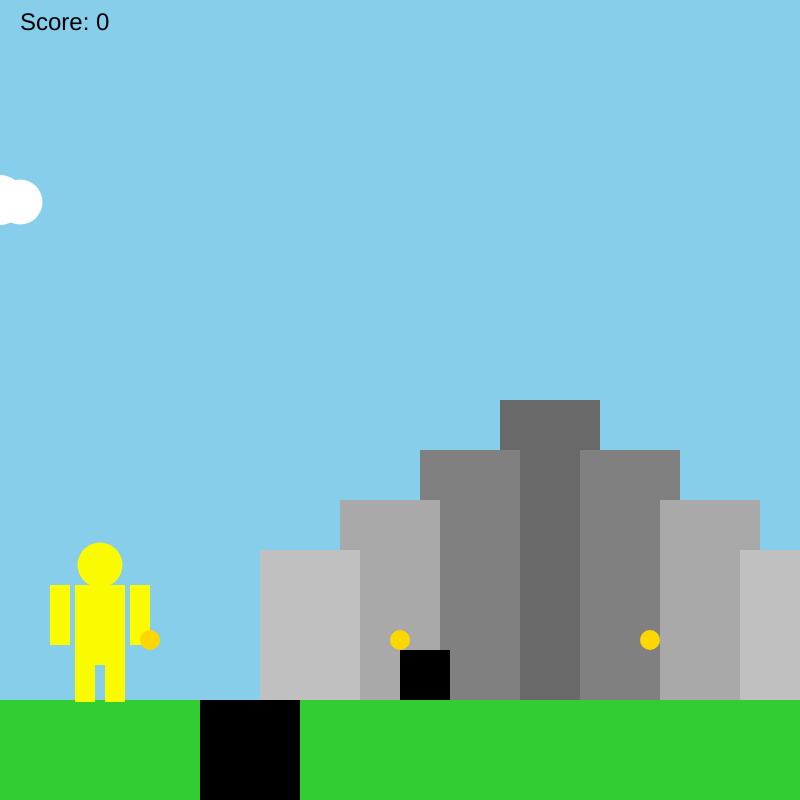
Frame 1 (no input)
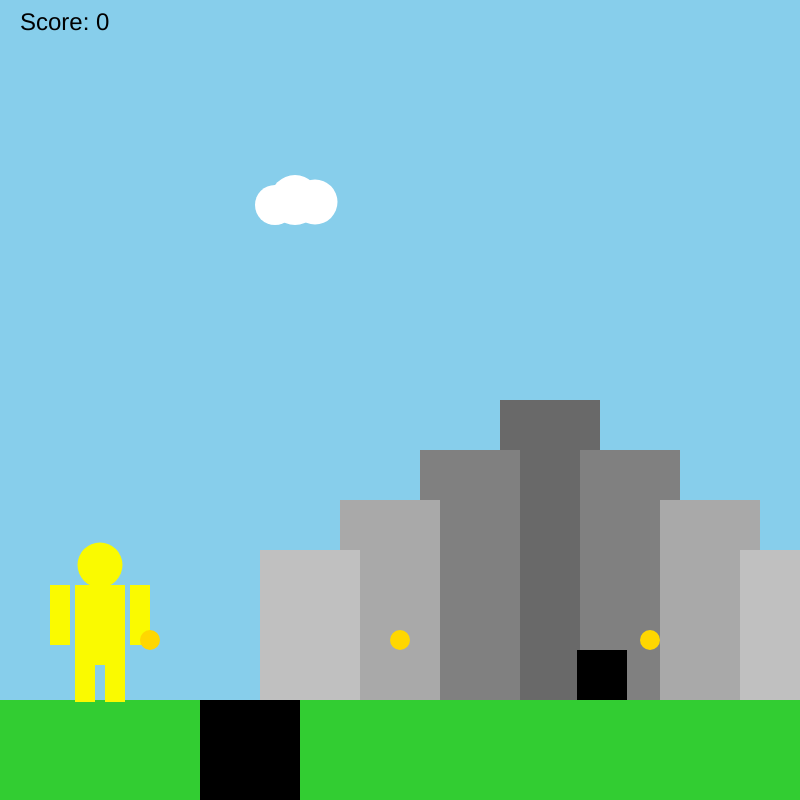
Frame 60 (no input)
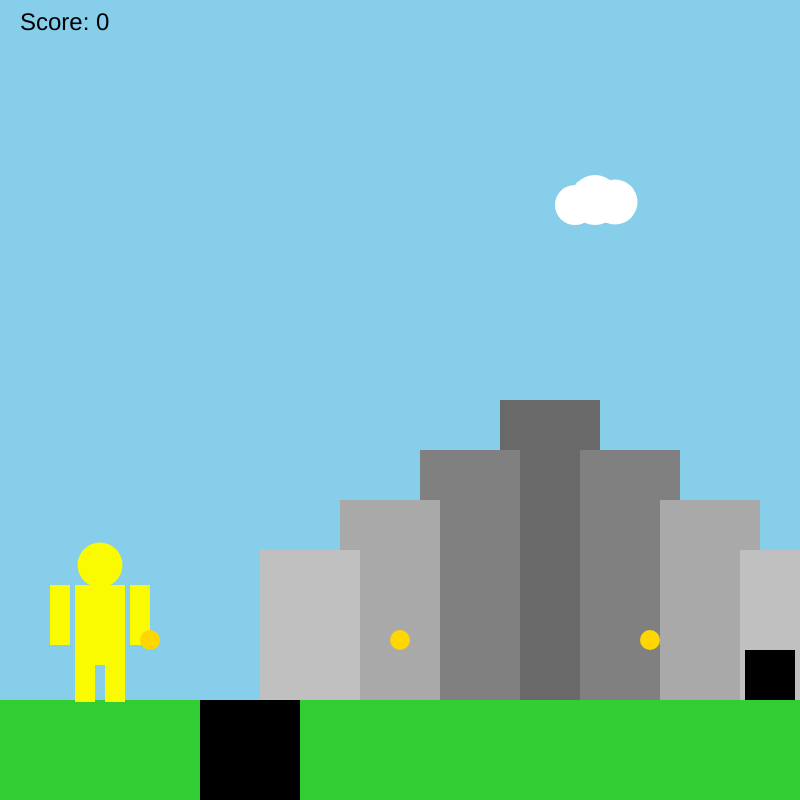
Frame 120 (the mouse pressed at the canvas centre since frame 60)

The p5.js sketch that drew these frames (run headless with seeded random() and noise() and a simulated clock; from frame 60 on, the mouse is pressed at the canvas centre):

// p5.js sketch
// ── sketch.js
let cloud = {
  speed: 5,
  y: 200,
  x: 0
};

let character = {
  x: 100,
  y: 645,
  speed: 5,
  canMove: true,
  isJumping: false,
  jumpSpeed: -15,
  gravity: 0.8,
  velocityY: 0
};

let enemy = {
  x: 400,
  y: 660,
  size: 50,
  speed: 3,
  alive: true
};

let coins = [
  { x: 150, y: 640, size: 20, collected: false },
  { x: 400, y: 640, size: 20, collected: false },
  { x: 650, y: 640, size: 20, collected: false }
];

let score = 0; //гребаный счетчик очков

let gameObjects = {
  sceneryObjects: [
    function drawCloud() {
      noStroke();
      fill(255);
      circle(cloud.x, cloud.y, 50);
      circle(cloud.x - 20, cloud.y + 5, 40);
      circle(cloud.x + 20, cloud.y + 2, 45);
    },

    function drawMountain() {
      noStroke();
      fill("#696969");
      rect(500, 400, 100, 300);

      fill("#808080");
      rect(420, 450, 100, 300);
      rect(580, 450, 100, 300);

      fill("#A9A9A9");
      rect(340, 500, 100, 300);
      rect(660, 500, 100, 300);

      fill("#C0C0C0");
      rect(260, 550, 100, 300);
      rect(740, 550, 100, 300);
    },

    function drawGround() {
      fill("#32CD32");
      rect(0, 700, 800, 100);
    },

    function drawCanyon() {
      fill(0);
      square(200, 700, 100);
    }
  ]
};

function drawCharacter() {
  fill(250, 250, 0);
  if (keyIsDown(65)) {
    circle(character.x - 10, character.y - 80, 45); //гребаная голова
    rect(character.x - 40, character.y - 60, 20, 60); //гребаная левая рука
    rect(character.x + 30, character.y - 60, 20, 60); //гребаная правая рука
  } else if (keyIsDown(68)) {
    circle(character.x + 10, character.y - 80, 45); //гребаная голова
    rect(character.x - 50, character.y - 60, 20, 60); //гребаная левая рука
    rect(character.x + 20, character.y - 60, 20, 60); //гребаная правая рука
  } else {
    circle(character.x, character.y - 80, 45); //гребаная голова
    rect(character.x - 50, character.y - 60, 20, 60); //гребаная левая рука
    rect(character.x + 30, character.y - 60, 20, 60); //гребаная правая рука
  }
  rect(character.x - 25, character.y - 60, 50, 80); //гребаная голова
  rect(character.x + 5, character.y + 15, 20, 27); // гребаная нога правая
  rect(character.x + 5, character.y + 30, 20, 27); // гребаная голень правая
  rect(character.x - 25, character.y + 15, 20, 27); // гребаная нога левая
  rect(character.x - 25, character.y + 30, 20, 27); // олень левая
}
function drawEnemy() {
  if (enemy.alive) {
    fill(0);
    rect(enemy.x, enemy.y - enemy.size + 40, enemy.size, enemy.size);
    enemy.x += enemy.speed;

    if (enemy.x <= 300 || enemy.x + enemy.size >= 800) {
      enemy.speed *= -1;
    }

    checkCollision();
  }
}

function drawCoins() {
  coins.forEach((coin) => {
    if (!coin.collected) {
      fill("#FFD700");
      ellipse(coin.x, coin.y, coin.size, coin.size);
    }
  });
}

function checkCoinCollection() {
  coins.forEach((coin) => {
    if (
      !coin.collected &&
      character.x > coin.x - coin.size / 2 &&
      character.x < coin.x + coin.size / 2 &&
      character.y > coin.y - coin.size / 2 &&
      character.y < coin.y + coin.size / 2
    ) {
      coin.collected = true;
      score += 1; // Увеличение очков
    }
  });
}

function checkCollision() {
  if (enemy.alive) {
    if (
      character.x + 25 > enemy.x &&
      character.x - 25 < enemy.x + enemy.size &&
      character.y + 5 >= enemy.y - enemy.size &&
      character.y <= enemy.y
    ) {
      if (character.y + 5 < enemy.y - 10) {
        enemy.alive = false;
        character.velocityY = -10;
      } else {
        character.x = 100;
      }
    }
  }
}

function setup() {
  createCanvas(800, 800);
}

function draw() {
  background("#87CEEB");
  gameObjects.sceneryObjects.forEach((obj) => obj());

  cloud.x += cloud.speed;
  if (cloud.x > 800) {
    cloud.x = 0;
  }

  drawCharacter();
  drawEnemy();
  drawCoins();

  if (keyIsPressed && character.canMove) {
    Move();
  }

  handleJump();
  checkCoinCollection(); // Проверка сбора монет
if (character.x >= 220 && character.x <= 280 && character.y >= 645) {
    character.falling = true;
  }

  if (character.falling) {
    CanyonFall();
  }

  drawScore(); // Отображение очков
}

function drawScore() {
  fill(0);
  textSize(24);
  text(`Score: ${score}`, 20, 30);
}

function Move() {
  if (keyIsDown(65) && character.x > 0) {
    character.x -= 8;
  }

  if (keyIsDown(68) && character.x < 800) {
    character.x += 8;
  }

  if (keyIsDown(32) && !character.isJumping) {
    character.isJumping = true;
    character.velocityY = character.jumpSpeed;
  }
}

function handleJump() {
  if (character.isJumping) {
    character.velocityY += character.gravity;
    character.y += character.velocityY;

    if (character.y >= 645) {
      character.y = 645;
      character.isJumping = false;
      character.velocityY = 0;
    }
  }
}

function CanyonFall() {
  character.y += 5;
  character.canMove = false;

  if (character.y > 840) {
    character.canMove = true;
    character.x = 100;
    character.y = 645;
    character.falling = false;
  }
}
